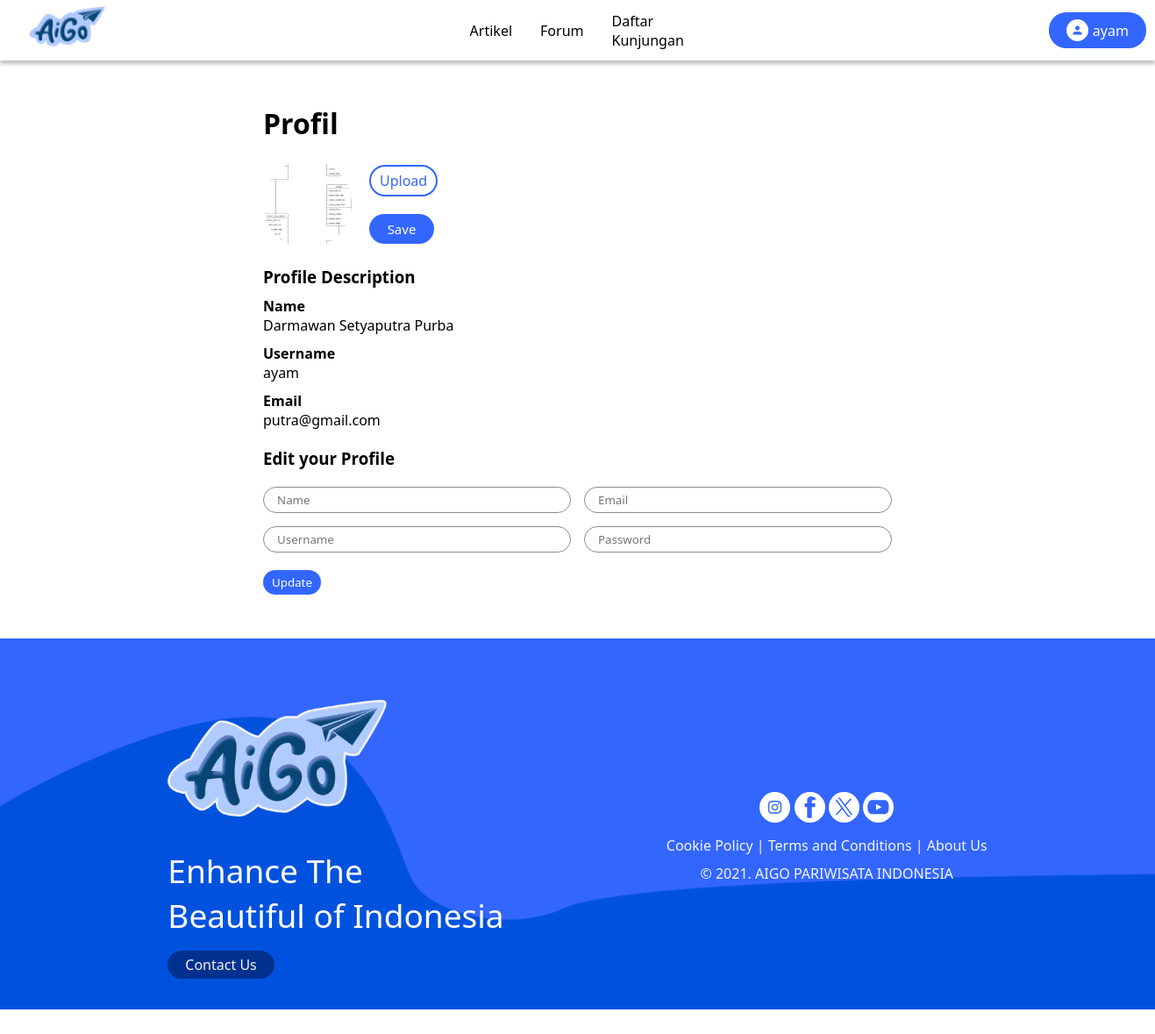
The page /userprofile/ (signed in) on the database its author committed.
### myFirstApp/models.py (models this page shows)
class Pengguna(AbstractUser):
    profile_picture = models.ImageField(upload_to='profile_pictures/', null=True, blank=True)
    poin_keaktifan = models.IntegerField(default=0)
    @property
    def is_special_admin(self):
        return self.username == 'Admin RIO'

### myFirstApp/views.py (the view)
# urls.py: path('userprofile/', views.userprofile, name="userprofile"),
def userprofile(request):
    user = request.user
    context = {
        'user' : user
    }
    if request.user.is_special_admin:
        return redirect('adminprofil')
    return render(request, 'userprofile.html', context)

### templates/userprofile.html (shortened to what this page needs)
{% load static %}
    <!DOCTYPE html>
<html lang="en">
<head>
    <link rel="stylesheet" href="{% static 'css/userprofile.css' %}">
    <link rel="stylesheet" href="{% static 'css/navbar-footer.css' %}">
</head>
<body>
    <nav class="navbar">
        <a href="/homepage/"><img src="{% static 'assets/logo.png' %}" class="navbar-logo" alt="logo"></a>
        <ul class="navbar-list">
            <li><a href="/artikel/">Artikel</a></li>
            <li><a href="/forumdiskusi/">Forum</a></li>
            <li><a href="/daftarkunjungan/">Daftar Kunjungan</a></li>
        </ul>
        <div class="profile-menu" onclick="toggleMenu()">
            <img src="{% static 'assets/user-profil.png' %}">
            <span class="-user-name">{{user.username}}</span>
        </div>
    </nav>
    <div class="profil">
        <h1>Profil</h1>
        <div class="photo-user">
            {% if user.profile_picture %}
            <img src="{{ user.profile_picture.url }}" alt="Profile Picture" style="width: 101px; height: 101px; border-radius: 50%;">
            {% endif %}
            <div class="container">
                <div class="upload-file">
                    <form method="POST" enctype="multipart/form-data" action="/upload_profile/">
                    <label for="uploadbtn">
                        Upload</label>
                    <button type="submit">Save</button>
                </form>
            </div>
        </div>
    </div>
        <div class="profile-desc">
            <h3>Profile Description</h3>
            <div class="name">
                <span>Name</span>
                <p>{{user.first_name}}</p>
            </div>
            <div class="username">
                <span>Username</span>
                <p>{{user.username}}</p>
            </div>
            <div class="email">
                <span>Email</span>
                <p>{{user.email}}</p>
            </div>
        </div>
        <h3>Edit your Profile</h3>
        <form action="/editprofile/" method="POST">
            <div class="form-identitas" method ="POST" >
                <input type="text" name ="firstname" placeholder="Name" class="form-identitas">
                <input type="email" name = "email" placeholder="Email" class="form-identitas">
                <input type="text" name = "username"placeholder="Username" class="form-identitas">
                <input type="password"  name = "password"placeholder="Password" class="form-identitas">
            </div>
            <div class="update-delete">
                <button class="update-btn">Update</button>
            </div>
        </form>
    </div>
    <footer>
        <div class="wave">
            <img src="{% static 'assets/footer-bg.png' %}" alt="">
        </div>
        <div class="footer">
            <div class="footer-left">
                <img src= '{% static 'assets/logo.png' %}' alt="logo">
                <p>Enhance The<br>Beautiful of Indonesia</p>
                <buttom class="contact-btn">Contact Us</buttom>
            </div>
            <div class="footer-right">
                <div class="footer-media">
                    <a href="#"><img src="{% static 'assets/instagram.svg' %}" alt="Instagram"></a>
                    <a href="#"><img src="{% static 'assets/facebook.svg' %}" alt="Facebook"></a>
                    <a href="#"><img src="{% static 'assets/x.svg' %}" alt="X"></a>
                    <a href="#"><img src="{% static 'assets/youtub.svg' %}" alt="Youtube"></a>
                </div>
                <p>Cookie Policy | Terms and Conditions | <a href="#">About Us</a></p>
                <p>© 2021. AIGO PARIWISATA INDONESIA</p>
            </div>
        </div>
    </footer>
</body>
</html>

### css/userprofile.css (style rules this page uses)
.profil { display: flex; flex-direction: column; gap: 20px; margin: 50px 300px; }
.profile-desc { display: flex; flex-direction: column; gap: 10px; }
.profile-desc span { font-weight: 600; }
.photo-user { display: flex; gap: 20px; align-items: center; }
.upload-file label { color: #3366ff; background-color: white; border: #3366ff solid 2px; border-radius: 20px; padding: 5px 10px; }
.upload-file form button { font-size: 15px; width: 74px; height: 34px; }
.upload-file { background-color: white; }
.photo-user img { object-fit: cover; object-position: center; }
.photo-user button { height: 30px; width: 50px; background-color: #36f; border: none; border-radius: 20px; color: white; }
.form-identitas { display: grid; grid-template-columns: repeat(2, 1fr); gap: 15px; }
.form-identitas input { border-radius: 20px; border: 1px solid #8c8c8c; padding: 0 15px; height: 30px; }
form { display: flex; flex-direction: column; gap: 20px; }
.update-delete button { border-radius: 20px; border: none; padding: 5px 10px; color: white; }
.update-btn { background-color: #36f; }

### css/navbar-footer.css (style rules this page uses)
* { margin: 0; padding: 0; list-style-type: none; box-sizing: border-box; font-family: system-ui, -apple-system, BlinkMacSystemFont, "Segoe UI", Roboto, Oxygen, Ubuntu, Cantarell, "Open Sans", "Helvetica Neue", sans-serif; }
.navbar { background-color: white; box-shadow: 0px 4px 4px 0px rgba(0, 0, 0, 0.25); display: flex; justify-content: space-between; align-items: center; padding: 7px 33px 7px 33px; position: relative; gap: 400px; z-index: 1; }
.navbar-logo { height: 50px; width: auto; }
.navbar-list { width: 100%; display: flex; position: relative; justify-content: center; align-items: center; }
.navbar-list li { display: inline-block; margin: 0 1rem; }
.navbar-list li a { font-size: 1rem; font-weight: 500; color: black; text-decoration: none; }
.profile-menu { display: flex; align-items: center; justify-content: center; gap: 5px; background-color: #3366FF; padding: 8px 20px; border-radius: 20px; color: white; }
.profile-menu img, .user-info img { height: 25px; background-color: white; border-radius: 50%; padding: 5px; }
footer { position: block; bottom: 0; }
.footer { display: flex; justify-content: center; align-items: center; padding: 70px 90px; }
.wave img { position: absolute; width: 100%; z-index: -1; }
.footer .footer-left { width: 50%; }
.footer .footer-left img { width: 250px; }
.footer .footer-left p { color: #fff; font-size: 37px; margin: 20px 0; }
.footer .contact-btn { background-color: #00318E; border-radius: 20px; color: #F5F5F5; padding: 5px 20px; }
.footer-media img { background-color: #fff; border-radius: 50%; width: 35px; height: 35px; padding: 5px; }
.footer .footer-right { display: flex; flex-direction: column; gap: 10px; justify-content: center; text-align: center; }
.footer-right p { color: #F5F5F5; }
.footer-right a { text-decoration: none; color: #F5F5F5; }

### rows shown on the page
Pengguna: username "ayam", profile_picture (picture), first_name "Darmawan Setyaputra Purba", email "putra@gmail.com"
